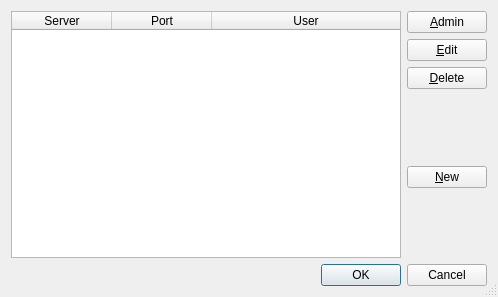
<?xml version="1.0" encoding="UTF-8"?>
<ui version="4.0">
 <class>ConnectionWindow</class>
 <widget class="QDialog" name="ConnectionWindow">
  <property name="geometry">
   <rect>
    <x>0</x>
    <y>0</y>
    <width>498</width>
    <height>297</height>
   </rect>
  </property>
  <property name="windowTitle">
   <string>Repatriator Login</string>
  </property>
  <property name="windowIcon">
   <iconset resource="repatriator.qrc">
    <normaloff>:/general/resource/bug.ico</normaloff>:/general/resource/bug.ico</iconset>
  </property>
  <property name="sizeGripEnabled">
   <bool>true</bool>
  </property>
  <layout class="QVBoxLayout" name="verticalLayout_2">
   <item>
    <layout class="QHBoxLayout" name="horizontalLayout_2">
     <item>
      <widget class="QTableWidget" name="connectionTable">
       <property name="editTriggers">
        <set>QAbstractItemView::NoEditTriggers</set>
       </property>
       <property name="showDropIndicator" stdset="0">
        <bool>false</bool>
       </property>
       <property name="dragDropOverwriteMode">
        <bool>false</bool>
       </property>
       <property name="selectionMode">
        <enum>QAbstractItemView::SingleSelection</enum>
       </property>
       <property name="selectionBehavior">
        <enum>QAbstractItemView::SelectRows</enum>
       </property>
       <property name="showGrid">
        <bool>false</bool>
       </property>
       <property name="columnCount">
        <number>3</number>
       </property>
       <attribute name="horizontalHeaderStretchLastSection">
        <bool>true</bool>
       </attribute>
       <attribute name="verticalHeaderVisible">
        <bool>false</bool>
       </attribute>
       <column>
        <property name="text">
         <string>Server</string>
        </property>
       </column>
       <column>
        <property name="text">
         <string>Port</string>
        </property>
       </column>
       <column>
        <property name="text">
         <string>User</string>
        </property>
       </column>
      </widget>
     </item>
     <item>
      <layout class="QVBoxLayout" name="verticalLayout">
       <item>
        <widget class="QPushButton" name="adminButton">
         <property name="text">
          <string>&amp;Admin</string>
         </property>
        </widget>
       </item>
       <item>
        <widget class="QPushButton" name="editButton">
         <property name="text">
          <string>&amp;Edit</string>
         </property>
        </widget>
       </item>
       <item>
        <widget class="QPushButton" name="deleteButton">
         <property name="text">
          <string>&amp;Delete</string>
         </property>
        </widget>
       </item>
       <item>
        <spacer name="verticalSpacer_2">
         <property name="orientation">
          <enum>Qt::Vertical</enum>
         </property>
         <property name="sizeHint" stdset="0">
          <size>
           <width>20</width>
           <height>40</height>
          </size>
         </property>
        </spacer>
       </item>
       <item>
        <widget class="QPushButton" name="newButton">
         <property name="text">
          <string>&amp;New</string>
         </property>
        </widget>
       </item>
       <item>
        <spacer name="verticalSpacer">
         <property name="orientation">
          <enum>Qt::Vertical</enum>
         </property>
         <property name="sizeHint" stdset="0">
          <size>
           <width>20</width>
           <height>40</height>
          </size>
         </property>
        </spacer>
       </item>
      </layout>
     </item>
    </layout>
   </item>
   <item>
    <widget class="QDialogButtonBox" name="buttonBox">
     <property name="standardButtons">
      <set>QDialogButtonBox::Cancel|QDialogButtonBox::Ok</set>
     </property>
    </widget>
   </item>
  </layout>
 </widget>
 <resources>
  <include location="repatriator.qrc"/>
 </resources>
 <connections/>
</ui>
